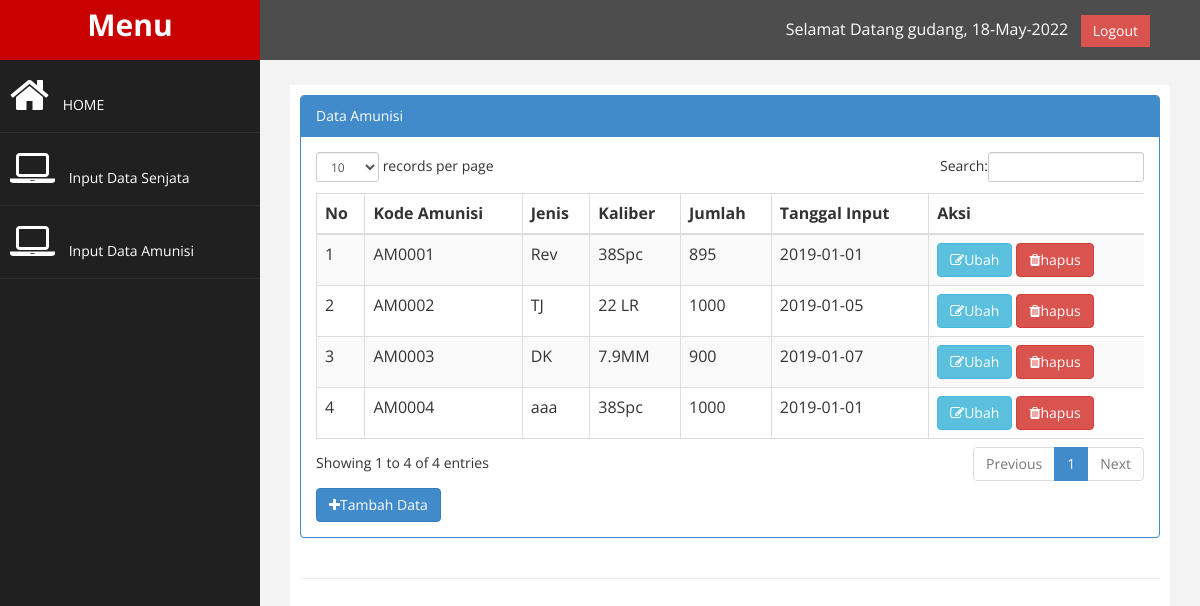
/index.php?page=amunisi (signed in), run on the app's committed database.
### tables this page shows
CREATE TABLE `tb_amunisi` (
  `id` int(11) NOT NULL,
  `no_amunisi` varchar(50) NOT NULL,
  `jenis` varchar(100) NOT NULL,
  `kaliber` varchar(100) NOT NULL,
  `jumlah_amunisi` int(100) NOT NULL,
  `tgl_input` date NOT NULL
);

### function.php (called while the page is built, shortened)
<?php
$conn = mysqli_connect("localhost","root","","db_senjata");
function query($query){
	global $conn;
	$result = mysqli_query($conn, $query);
	$rows = [];
	while ($row = mysqli_fetch_assoc($result)){
		$rows[] = $row;
	}
	return $rows;
}
?>

### page/amunisi/amunisi.php (the view)
<?php
    require '../senjata/function.php';
    $amunisi = query("select * from tb_amunisi");
?>
<div class="row">
                <div class="col-md-12">
                    <div class="panel panel-primary">
                        <div class="panel-heading">
                             Data Amunisi
                        </div>
                        <div class="panel-body">
                            <div class="table-responsive">
                                <table class="table table-striped table-bordered table-hover" id="dataTables-example">
                                    <thead>
                                        <tr>
                                            <th>No</th>
                                            <th>Kode Amunisi</th>
											<th>Jenis</th>
                                            <th>Kaliber</th>
                                            <th>Jumlah</th>
                                            <th>Tanggal Input</th>
                                            <th>Aksi</th>
                                        </tr>
                                    </thead>
                                    <tbody>
                                        <?php
                                            $no=1;
                                           foreach ($amunisi as $data):
                                        ?>
                                        <tr>
                                            <td><?php echo $no++; ?></td>
                                           	<td><?php echo $data['no_amunisi'];?></td>
                                        	<td><?php echo $data['jenis'];?></td>
                                            <td><?php echo $data['kaliber'];?></td>
                                            <td><?php echo $data['jumlah_amunisi'];?></td>
                                            <td><?php echo $data['tgl_input'];?></td>
                                            <td>
												<a href ="?page=amunisi&aksi=ubah&id=<?php echo $data ['id'] ?>" class="btn btn-info" ><i class="fa fa-edit"></i>Ubah</a>
                                                <a onclick="return confirm('Anda Yakin Akan Menghapus Data ini....???')"
												href ="?page=amunisi&aksi=hapus&id=<?php echo $data ['id'] ?>" class="btn btn-danger" ><i class="fa fa-trash"></i>hapus</a>
                                             </td>
                                        </tr>
                                        <?php endforeach?>
                                    </tbody>
                                    </table>
                                </div>
                                <a href="?page=amunisi&aksi=tambah" class="btn btn-primary" style= "margin-top: 5px;"><i class="fa fa-plus"></i>Tambah Data</a>
								</div>
									</div>
									</div>
									</div>

### assets/css/custom.css (style rules this page uses)
body { font-family: 'Open Sans', sans-serif; }

### data on the page
tb_amunisi: no_amunisi "AM0001", jenis "Rev", kaliber "38Spc", jumlah_amunisi "895", tgl_input "2019-01-01"
tb_amunisi: no_amunisi "AM0002", jenis "TJ", kaliber "22 LR", jumlah_amunisi "1000", tgl_input "2019-01-05"
tb_amunisi: no_amunisi "AM0003", jenis "DK", kaliber "7.9MM", jumlah_amunisi "900", tgl_input "2019-01-07"
tb_amunisi: no_amunisi "AM0004", jenis "aaa", kaliber "38Spc", jumlah_amunisi "1000", tgl_input "2019-01-01"

### other printed values
$_SESSION["akun_username"] "gudang"
